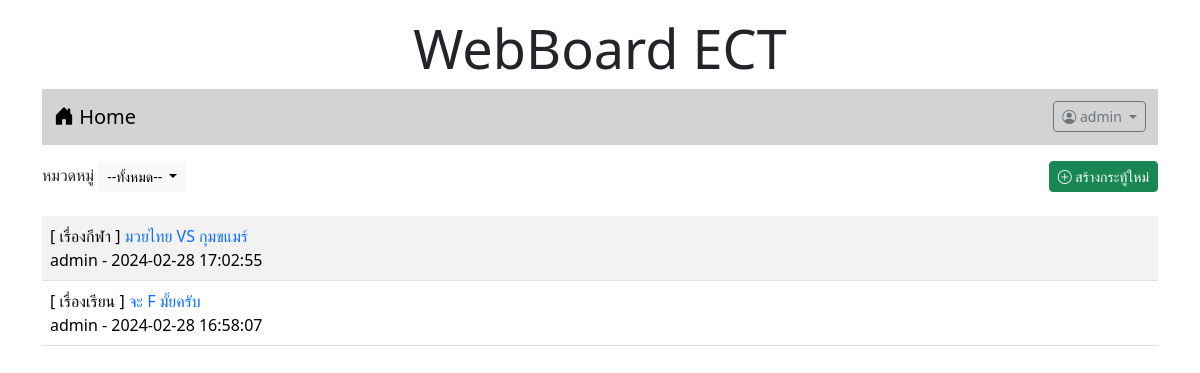
The page /index.php (signed in) on the database its author committed.
### tables this page shows
CREATE TABLE `post` (
  `id` int(11) NOT NULL,
  `title` varchar(128) NOT NULL,
  `content` varchar(2048) NOT NULL,
  `post_date` datetime NOT NULL,
  `cat_id` int(11) NOT NULL,
  `user_id` int(11) NOT NULL
);

CREATE TABLE `category` (
  `id` int(11) NOT NULL,
  `name` varchar(32) NOT NULL
);

CREATE TABLE `user` (
  `id` int(11) NOT NULL,
  `login` varchar(32) NOT NULL,
  `password` varchar(64) NOT NULL,
  `name` varchar(64) NOT NULL,
  `gender` char(1) NOT NULL,
  `email` varchar(32) NOT NULL,
  `role` char(1) NOT NULL
);

### index.php (the view, shortened to what this page needs)
<!DOCTYPE html>
<html lang="en">
<head>
    <link rel="stylesheet" href="bootstrap-5.3.2-dist/css/bootstrap.min.css">
    <link rel="stylesheet" href="https://cdn.jsdelivr.net/npm/bootstrap-icons@1.11.3/font/bootstrap-icons.min.css">
</head>
<body>
    <div class="container-lg">
    <h1 style="text-align: center;font-size: 54px;"class="mt-3">WebBoard ECT</h1>
    <?php include "nav.php" ?>
<div class="mt-3 d-flex justify-content-between">
    <div>
    <label>หมวดหมู่</label>
        <span class="dropdown">
            <button class="btn btn-light btn-sm dropdown-toggle" type="button" data-bs-toggle="dropdown" aria-expanded="false">
            --ทั้งหมด--
        </button>
        </span>
    </div>
    <?php if(isset($_SESSION['id'])){ ?>
        <div><a href="newpost.php" class="btn btn-success btn-sm"><i class="bi bi-plus-circle">
        </i> สร้างกระทู้ใหม่</a></div>
    <?php } ?>
    </div>
    <table class="table table-striped mt-4 ">
        <?php
        $conn=new PDO("mysql:host=localhost;dbname=webboard;charset=utf8","root","");
        $sql="SELECT t3.name,t1.title,t1.id,t2.login,t1.post_date FROM post as t1
        INNER JOIN user as t2 ON (t1.user_id=t2.id)
        INNER JOIN category as t3 ON (t1.cat_id=t3.id) ORDER BY t1.post_date DESC";
        $result=$conn->query($sql);
        while($row=$result->fetch()){
            echo "<tr><td>[ $row[0] ] <a href=post.php?id=$row[2]
            style=text-decoration:none>$row[1]</a><br>$row[3] - $row[4]</td></tr>";
        }
        ?>
    </table>
</body>
</html>

### rows shown on the page
post: category.name "เรื่องกีฬา", title "มวยไทย VS กุมขแมร์", user.login "admin", post_date "2024-02-28 17:02:55"
post: category.name "เรื่องเรียน", title "จะ F มั้ยครับ", user.login "admin", post_date "2024-02-28 16:58:07"

### other values the page prints
$_SESSION['username'] "admin"
